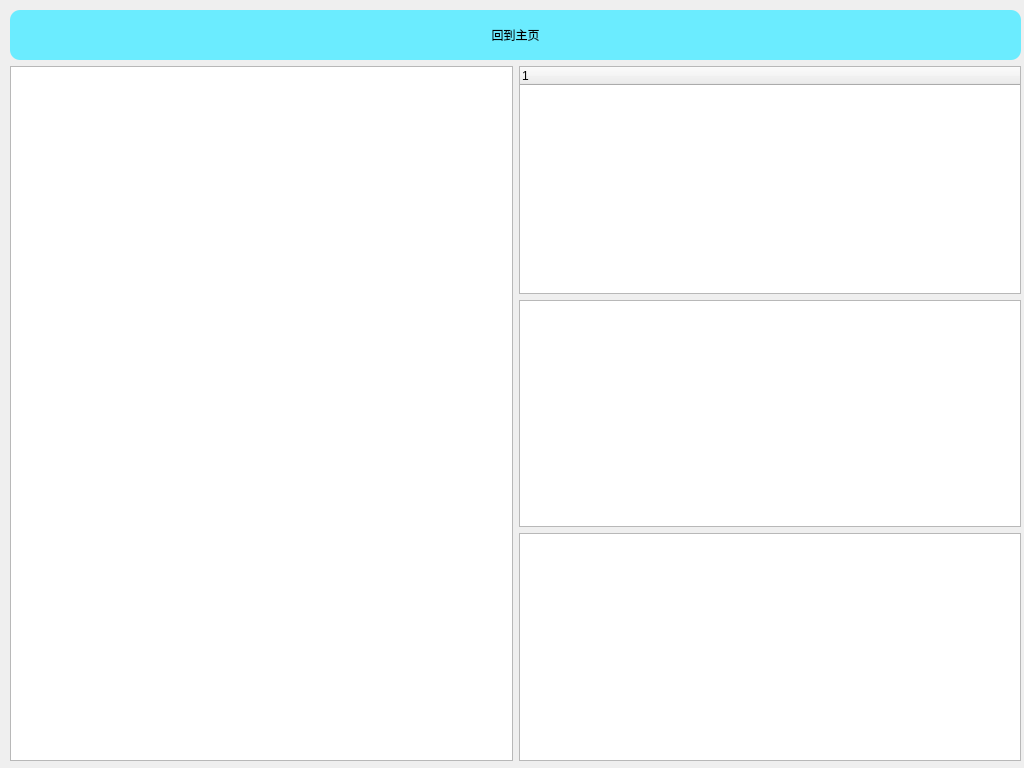
<?xml version="1.0" encoding="UTF-8"?>
<ui version="4.0">
 <class>ProcessThreadModule_Dialog</class>
 <widget class="QDialog" name="ProcessThreadModule_Dialog">
  <property name="geometry">
   <rect>
    <x>0</x>
    <y>0</y>
    <width>1024</width>
    <height>768</height>
   </rect>
  </property>
  <property name="windowTitle">
   <string>Dialog</string>
  </property>
  <property name="styleSheet">
   <string notr="true">QPushButton
{
	border-radius:10px;
	border-width:2px;
	
	background-color: rgb(107, 236, 255);
}

QPushButton:hover{
	
	background-color: rgb(105, 255, 88);
}

QLabel{
	border-width:2px;
	border-radius:10px;
	background-color: rgb(194, 255, 235);
	font: 14pt &quot;华文行楷&quot;;
}

QLabel:hover{
	
	background-color: rgb(255, 184, 234);
}</string>
  </property>
  <widget class="QWidget" name="verticalLayoutWidget_2">
   <property name="geometry">
    <rect>
     <x>10</x>
     <y>10</y>
     <width>1011</width>
     <height>751</height>
    </rect>
   </property>
   <layout class="QVBoxLayout" name="verticalLayout_2">
    <item>
     <widget class="QPushButton" name="button_PTM_return">
      <property name="sizePolicy">
       <sizepolicy hsizetype="Maximum" vsizetype="Expanding">
        <horstretch>0</horstretch>
        <verstretch>0</verstretch>
       </sizepolicy>
      </property>
      <property name="maximumSize">
       <size>
        <width>1024</width>
        <height>50</height>
       </size>
      </property>
      <property name="text">
       <string>回到主页</string>
      </property>
     </widget>
    </item>
    <item>
     <layout class="QHBoxLayout" name="horizontalLayout_2">
      <item>
       <widget class="QTableWidget" name="table_ProcessList"/>
      </item>
      <item>
       <layout class="QVBoxLayout" name="verticalLayout">
        <item>
         <widget class="QTreeWidget" name="tree_WindowList">
          <column>
           <property name="text">
            <string notr="true">1</string>
           </property>
          </column>
         </widget>
        </item>
        <item>
         <widget class="QTableWidget" name="table_ThreadList"/>
        </item>
        <item>
         <widget class="QTableWidget" name="table_ModuleList"/>
        </item>
       </layout>
      </item>
     </layout>
    </item>
   </layout>
  </widget>
 </widget>
 <resources/>
 <connections/>
</ui>
